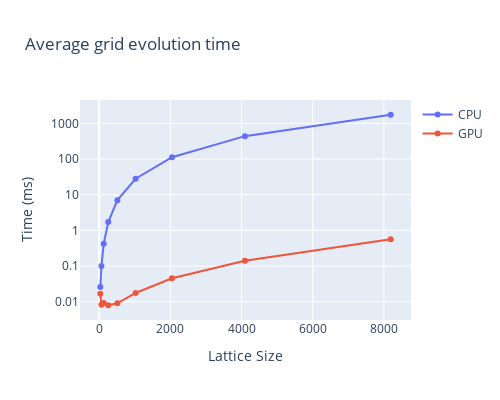

The notebook cell saved with this chart:
### Code cell
fig = go.Figure()
fig.add_trace(go.Scatter(
    x=cpu_df["size"],
    y=cpu_df["avgEvolveTime"] / 1e6,  # time is originally in ns
    mode="lines+markers",
    name="CPU",
))
fig.add_trace(go.Scatter(
    x=gpu_df["size"],
    y=gpu_df["avgEvolveTime"] / 1e6,  # time is originally in ns
    mode="lines+markers",
    name="GPU",
))
fig.update_layout(title="Average grid evolution time", xaxis_title='Lattice Size', yaxis_title="Time (ms)", width=500, height=400)
fig.update_yaxes(type="log")
fig.show()

### Figure 1 — Plotly figure (JSON) as saved in the notebook; plotly's stock layout.template omitted (floating-point values rounded to 4 significant figures)
{"data": [{"mode": "lines+markers", "name": "CPU", "type": "scatter", "x": [32, 64, 128, 256, 512, 1024, 2048, 4096, 8192], "y": [0.02575, 0.09994, 0.4201, 1.708, 7.019, 27.96, 112.1, 437.9, 1742.0]}, {"mode": "lines+markers", "name": "GPU", "type": "scatter", "x": [32, 64, 128, 256, 512, 1024, 2048, 4096, 8192], "y": [0.01671, 0.008172, 0.009197, 0.007928, 0.00899, 0.01753, 0.04532, 0.1406, 0.5637]}], "layout": {"height": 400, "title": {"text": "Average grid evolution time"}, "width": 500, "xaxis": {"title": {"text": "Lattice Size"}}, "yaxis": {"title": {"text": "Time (ms)"}, "type": "log"}}}
